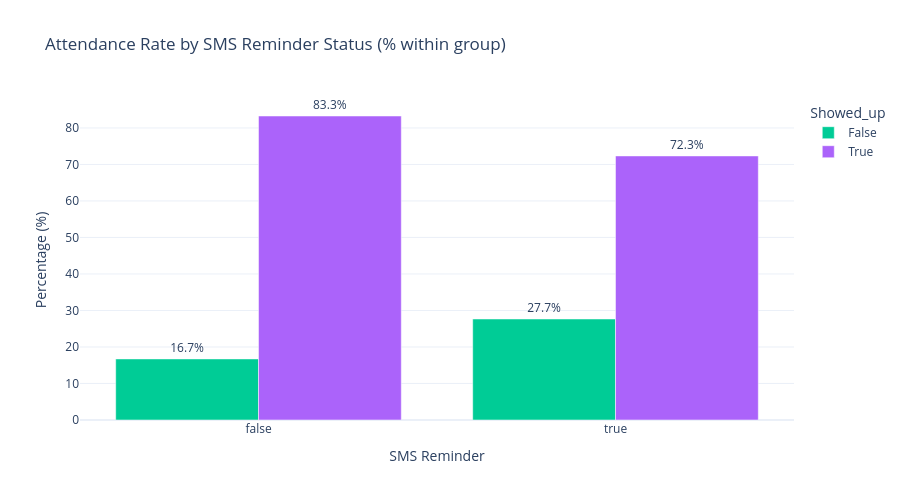

Here is the notebook cell this chart was saved with:
### Code cell
df_percent = df.groupby(['SMS_received', 'Showed_up']).size().reset_index(name='count')
df_percent['percentage'] = df_percent.groupby('SMS_received')['count'].transform(lambda x: 100 * x / x.sum())

fig_pct = px.bar(
    df_percent,
    x='SMS_received',
    y='percentage',
    color='Showed_up',
    barmode='group',
    text='percentage',
    title='Attendance Rate by SMS Reminder Status (% within group)',
    labels={'SMS_received': 'SMS Reminder', 'percentage': 'Percentage (%)'},
    color_discrete_map={'Showed Up': '#2E86C1', 'Missed': '#E74C3C'},
    height=500
)

filtered1 = df_percent[(df_percent['SMS_received'] == True) & (df_percent['Showed_up'] == True)]
filtered2 = df_percent[(df_percent['SMS_received'] == False) & (df_percent['Showed_up'] == True)]

filtered3 = df_percent[(df_percent['SMS_received'] == False) & (df_percent['Showed_up'] == False)]
filtered4 = df_percent[(df_percent['SMS_received'] == True) & (df_percent['Showed_up'] == False)]

print(f"SMS received and showed up percentage: {filtered1['percentage'].iloc[0]:.1f}%")
print(f"SMS received and missed percentage: {filtered4['percentage'].iloc[0]:.1f}%")

print(f"SMS not received and showed up percentage: {filtered2['percentage'].iloc[0]:.1f}%")
print(f"SMS not received and missed percentage: {filtered3['percentage'].iloc[0]:.1f}%")

fig_pct.update_traces(texttemplate='%{text:.1f}%', textposition='outside')
fig_pct.update_layout(template='plotly_white')
fig_pct.show()

### Figure 1 — Plotly figure (JSON) as saved in the notebook; plotly's stock layout.template omitted (floating-point values rounded to 4 significant figures)
{"data": [{"alignmentgroup": "True", "hovertemplate": "Showed_up=False<br>SMS Reminder=%{x}<br>Percentage (%)=%{text}<extra></extra>", "legendgroup": "False", "marker": {"color": "#00cc96", "pattern": {"shape": ""}}, "name": "False", "offsetgroup": "False", "orientation": "v", "showlegend": true, "text": [16.73, 27.67], "textposition": "outside", "texttemplate": "%{text:.1f}%", "type": "bar", "x": [false, true], "xaxis": "x", "y": [16.73, 27.67], "yaxis": "y"}, {"alignmentgroup": "True", "hovertemplate": "Showed_up=True<br>SMS Reminder=%{x}<br>Percentage (%)=%{text}<extra></extra>", "legendgroup": "True", "marker": {"color": "#ab63fa", "pattern": {"shape": ""}}, "name": "True", "offsetgroup": "True", "orientation": "v", "showlegend": true, "text": [83.27, 72.33], "textposition": "outside", "texttemplate": "%{text:.1f}%", "type": "bar", "x": [false, true], "xaxis": "x", "y": [83.27, 72.33], "yaxis": "y"}], "layout": {"barmode": "group", "height": 500, "legend": {"title": {"text": "Showed_up"}, "tracegroupgap": 0}, "title": {"text": "Attendance Rate by SMS Reminder Status (% within group)"}, "xaxis": {"anchor": "y", "domain": [0, 1], "title": {"text": "SMS Reminder"}}, "yaxis": {"anchor": "x", "domain": [0, 1], "title": {"text": "Percentage (%)"}}}}
